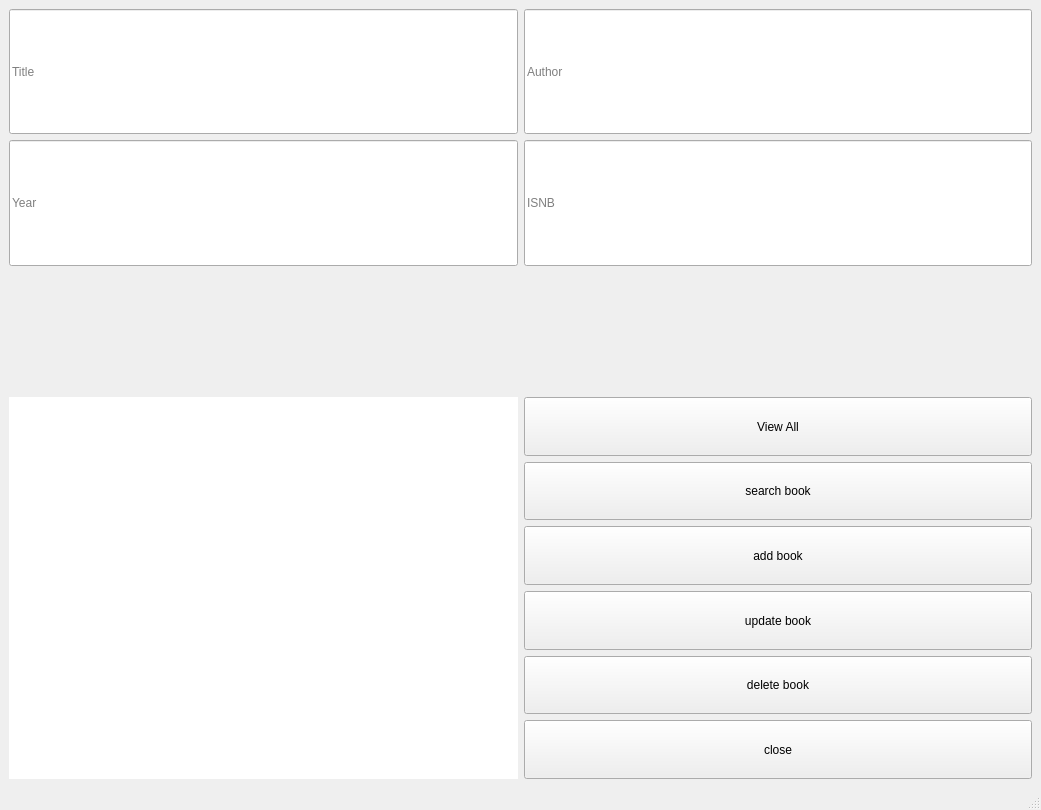
<?xml version="1.0" encoding="UTF-8"?>
<ui version="4.0">
 <class>mainWindow</class>
 <widget class="QMainWindow" name="mainWindow">
  <property name="geometry">
   <rect>
    <x>0</x>
    <y>0</y>
    <width>1041</width>
    <height>810</height>
   </rect>
  </property>
  <property name="windowTitle">
   <string>library_control</string>
  </property>
  <widget class="QWidget" name="centralwidget">
   <layout class="QGridLayout" name="gridLayout_6">
    <item row="0" column="0" colspan="2">
     <layout class="QGridLayout" name="gridLayout">
      <item row="0" column="0">
       <widget class="QLineEdit" name="lineEdit_Author_2">
        <property name="sizePolicy">
         <sizepolicy hsizetype="Expanding" vsizetype="Expanding">
          <horstretch>0</horstretch>
          <verstretch>0</verstretch>
         </sizepolicy>
        </property>
        <property name="inputMask">
         <string comment="Author"/>
        </property>
        <property name="text">
         <string/>
        </property>
        <property name="placeholderText">
         <string>Title</string>
        </property>
       </widget>
      </item>
      <item row="0" column="1">
       <widget class="QLineEdit" name="lineEdit_Author">
        <property name="sizePolicy">
         <sizepolicy hsizetype="Expanding" vsizetype="Expanding">
          <horstretch>0</horstretch>
          <verstretch>0</verstretch>
         </sizepolicy>
        </property>
        <property name="inputMask">
         <string comment="Author"/>
        </property>
        <property name="text">
         <string/>
        </property>
        <property name="placeholderText">
         <string>Author</string>
        </property>
       </widget>
      </item>
      <item row="1" column="0">
       <widget class="QLineEdit" name="lineEdit_Author_3">
        <property name="sizePolicy">
         <sizepolicy hsizetype="Expanding" vsizetype="Expanding">
          <horstretch>0</horstretch>
          <verstretch>0</verstretch>
         </sizepolicy>
        </property>
        <property name="inputMask">
         <string comment="Author"/>
        </property>
        <property name="text">
         <string/>
        </property>
        <property name="placeholderText">
         <string>Year</string>
        </property>
       </widget>
      </item>
      <item row="1" column="1">
       <widget class="QLineEdit" name="lineEdit_ISBN">
        <property name="sizePolicy">
         <sizepolicy hsizetype="Expanding" vsizetype="Expanding">
          <horstretch>0</horstretch>
          <verstretch>0</verstretch>
         </sizepolicy>
        </property>
        <property name="inputMask">
         <string/>
        </property>
        <property name="text">
         <string/>
        </property>
        <property name="placeholderText">
         <string>ISNB</string>
        </property>
       </widget>
      </item>
      <item row="2" column="1">
       <spacer name="verticalSpacer">
        <property name="orientation">
         <enum>Qt::Vertical</enum>
        </property>
        <property name="sizeHint" stdset="0">
         <size>
          <width>20</width>
          <height>40</height>
         </size>
        </property>
       </spacer>
      </item>
     </layout>
    </item>
    <item row="1" column="1">
     <layout class="QGridLayout" name="gridLayout_4" rowstretch="0,0,0,0,0,0">
      <item row="0" column="0">
       <widget class="QPushButton" name="pushButton_view_all">
        <property name="sizePolicy">
         <sizepolicy hsizetype="Expanding" vsizetype="Expanding">
          <horstretch>0</horstretch>
          <verstretch>0</verstretch>
         </sizepolicy>
        </property>
        <property name="text">
         <string>View All</string>
        </property>
       </widget>
      </item>
      <item row="3" column="0">
       <widget class="QPushButton" name="pushButton_update_book">
        <property name="sizePolicy">
         <sizepolicy hsizetype="Expanding" vsizetype="Expanding">
          <horstretch>0</horstretch>
          <verstretch>0</verstretch>
         </sizepolicy>
        </property>
        <property name="text">
         <string>update book</string>
        </property>
       </widget>
      </item>
      <item row="5" column="0">
       <widget class="QPushButton" name="pushButton_close">
        <property name="sizePolicy">
         <sizepolicy hsizetype="Expanding" vsizetype="Expanding">
          <horstretch>0</horstretch>
          <verstretch>0</verstretch>
         </sizepolicy>
        </property>
        <property name="text">
         <string>close</string>
        </property>
       </widget>
      </item>
      <item row="2" column="0">
       <widget class="QPushButton" name="pushButton_add_book">
        <property name="sizePolicy">
         <sizepolicy hsizetype="Expanding" vsizetype="Expanding">
          <horstretch>0</horstretch>
          <verstretch>0</verstretch>
         </sizepolicy>
        </property>
        <property name="text">
         <string>add book</string>
        </property>
       </widget>
      </item>
      <item row="4" column="0">
       <widget class="QPushButton" name="pushButton_delete_book">
        <property name="sizePolicy">
         <sizepolicy hsizetype="Expanding" vsizetype="Expanding">
          <horstretch>0</horstretch>
          <verstretch>0</verstretch>
         </sizepolicy>
        </property>
        <property name="text">
         <string>delete book</string>
        </property>
       </widget>
      </item>
      <item row="1" column="0">
       <widget class="QPushButton" name="pushButton_search_book">
        <property name="sizePolicy">
         <sizepolicy hsizetype="Expanding" vsizetype="Expanding">
          <horstretch>0</horstretch>
          <verstretch>0</verstretch>
         </sizepolicy>
        </property>
        <property name="text">
         <string>search book</string>
        </property>
       </widget>
      </item>
     </layout>
    </item>
    <item row="1" column="0">
     <layout class="QGridLayout" name="gridLayout_5">
      <item row="0" column="0">
       <widget class="QLabel" name="label">
        <property name="sizePolicy">
         <sizepolicy hsizetype="Expanding" vsizetype="Expanding">
          <horstretch>0</horstretch>
          <verstretch>0</verstretch>
         </sizepolicy>
        </property>
        <property name="styleSheet">
         <string notr="true">background-color: rgb(255, 255, 255);</string>
        </property>
        <property name="text">
         <string/>
        </property>
       </widget>
      </item>
     </layout>
    </item>
   </layout>
  </widget>
  <widget class="QMenuBar" name="menubar">
   <property name="geometry">
    <rect>
     <x>0</x>
     <y>0</y>
     <width>1041</width>
     <height>26</height>
    </rect>
   </property>
  </widget>
  <widget class="QStatusBar" name="statusbar"/>
 </widget>
 <resources/>
 <connections/>
</ui>
